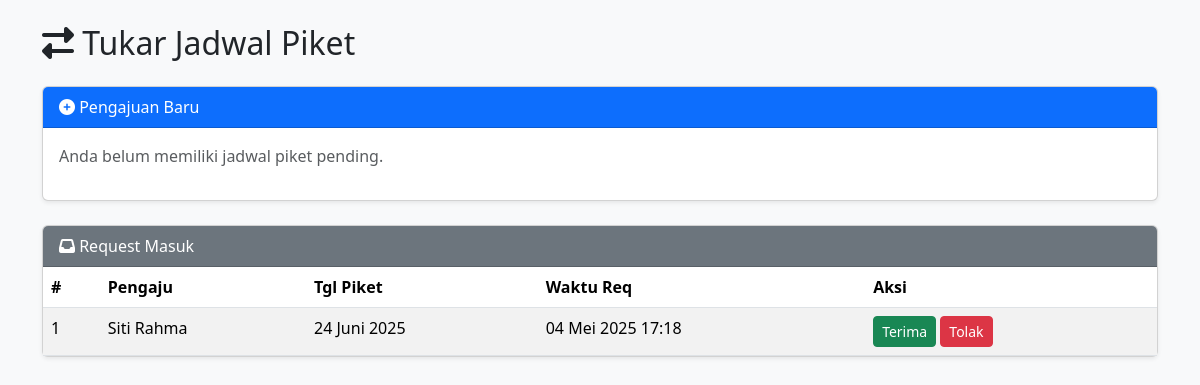
Page /guru/request_tukar_jadwal.php (signed in) on the earlier database version.
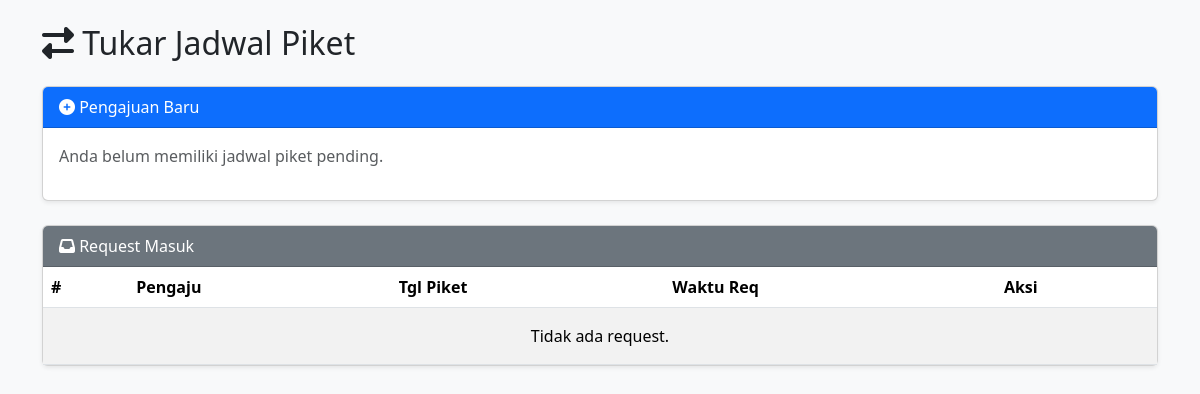
Same page on the later database version.
### tables this page shows
CREATE TABLE `permintaan_tukar_jadwal` (
  `id` int NOT NULL,
  `id_jadwal_pengaju` int NOT NULL,
  `id_jadwal_tujuan` int DEFAULT NULL,
  `status` enum('Pending','Diterima','Ditolak') DEFAULT 'Pending',
  `tanggal_permintaan` timestamp NOT NULL DEFAULT CURRENT_TIMESTAMP,
  `nip_tujuan` varchar(20) DEFAULT NULL,
  `nip_pengaju` varchar(20) NOT NULL,
  `nama_pengaju` varchar(100) NOT NULL,
  `tanggal_piket` date DEFAULT NULL
);

CREATE TABLE `jadwal_piket` (
  `id_jadwal` int NOT NULL,
  `nip` varchar(20) NOT NULL,
  `nama_guru` varchar(100) NOT NULL,
  `jenjang` varchar(50) DEFAULT NULL,
  `waktu_piket` varchar(50) NOT NULL,
  `tanggal` date NOT NULL,
  `bulan` varchar(20) NOT NULL,
  `tahun` int NOT NULL,
  `status` enum('pending','hadir','tidak hadir') NOT NULL DEFAULT 'pending'
);

### helpers.php (called while the page is built, shortened)
    <?php
function all_rows(mysqli $conn, string $sql, string $types = "", array $params = []): array
{
    $stmt = $conn->prepare($sql);
    if ($types !== "") {
        $stmt->bind_param($types, ...$params);
    }
    $stmt->execute();
    $res = $stmt->get_result();
    $rows = $res->fetch_all(MYSQLI_ASSOC);
    return $rows;
}

### guru/request_tukar_jadwal.php (the view, shortened to what this page needs)
<?php
require_once __DIR__ . '/../helpers.php';
require_once __DIR__ . '/../koneksi.php';
$nip  = $_SESSION['nip']  ?? '';
function tgl_id($fmt, $date) {
    return str_replace(
        ['January','February','March','April','May','June','July','August','September','October','November','December'],
        ['Januari','Februari','Maret','April','Mei','Juni','Juli','Agustus','September','Oktober','November','Desember'],
        date($fmt, strtotime($date))
    );
}
$jadwalList = all_rows($conn,
  "SELECT id_jadwal, tanggal, waktu_piket
   FROM jadwal_piket
   WHERE nip=? AND status='pending'
   ORDER BY tanggal ASC",
   "s", [$nip]
);
$inRequests = all_rows($conn,
  "SELECT ptj.id, ptj.tanggal_permintaan, ptj.tanggal_piket,
          jp.nama_guru AS pengaju
   FROM permintaan_tukar_jadwal ptj
   JOIN jadwal_piket jp ON ptj.id_jadwal_pengaju=jp.id_jadwal
   WHERE ptj.nip_tujuan=? AND ptj.status='Pending'
   ORDER BY ptj.tanggal_permintaan DESC",
   "s", [$nip]
);
?>
<!DOCTYPE html>
<html lang="id">
<head>
  <link href="https://cdn.jsdelivr.net/npm/bootstrap@5.3.3/dist/css/bootstrap.min.css" rel="stylesheet">
  <link href="https://cdnjs.cloudflare.com/ajax/libs/font-awesome/6.4.0/css/all.min.css" rel="stylesheet">
</head>
<body class="bg-light">
<div class="container py-4">
  <h2 class="mb-4"><i class="fas fa-exchange-alt"></i> Tukar Jadwal Piket</h2>
  <div class="card mb-4 shadow-sm">
    <div class="card-header bg-primary text-white">
      <i class="fas fa-plus-circle"></i> Pengajuan Baru
    </div>
    <div class="card-body">
      <?php if(empty($jadwalList)): ?>
        <p class="text-muted">Anda belum memiliki jadwal piket pending.</p>
      <?php endif;?>
    </div>
  </div>
  <div class="card shadow-sm">
    <div class="card-header bg-secondary text-white">
      <i class="fas fa-inbox"></i> Request Masuk
    </div>
    <div class="card-body p-0">
      <table class="table table-striped mb-0">
        <thead>
          <tr>
            <th>#</th><th>Pengaju</th><th>Tgl Piket</th><th>Waktu Req</th><th>Aksi</th>
          </tr>
        </thead>
        <tbody>
          <?php if(empty($inRequests)): ?>
            <tr><td colspan="5" class="text-center py-3">Tidak ada request.</td></tr>
          <?php else: ?>
            <?php foreach($inRequests as $i=>$r): ?>
            <tr>
              <td><?= $i+1 ?></td>
              <td><?= htmlspecialchars($r['pengaju']) ?></td>
              <td><?= tgl_id('d F Y', $r['tanggal_piket']) ?></td>
              <td><?= tgl_id('d F Y H:i', $r['tanggal_permintaan']) ?></td>
              <td>
                <form method="POST" class="d-inline">
                  <button name="respond_action" value="accept" class="btn btn-sm btn-success">Terima</button>
                </form>
                <form method="POST" class="d-inline">
                  <button name="respond_action" value="reject" class="btn btn-sm btn-danger">Tolak</button>
                </form>
              </td>
            </tr>
            <?php endforeach;?>
          <?php endif;?>
        </tbody>
      </table>
    </div>
  </div>
</div>
</body>
</html>

Differences in the rows shown:
removed permintaan_tukar_jadwal: id_jadwal_pengaju.nama_guru "Siti Rahma", tanggal_piket "24 Juni 2025", tanggal_permintaan "04 Mei 2025 17:18"
Other differences:
text now shown: "Tidak ada request."
